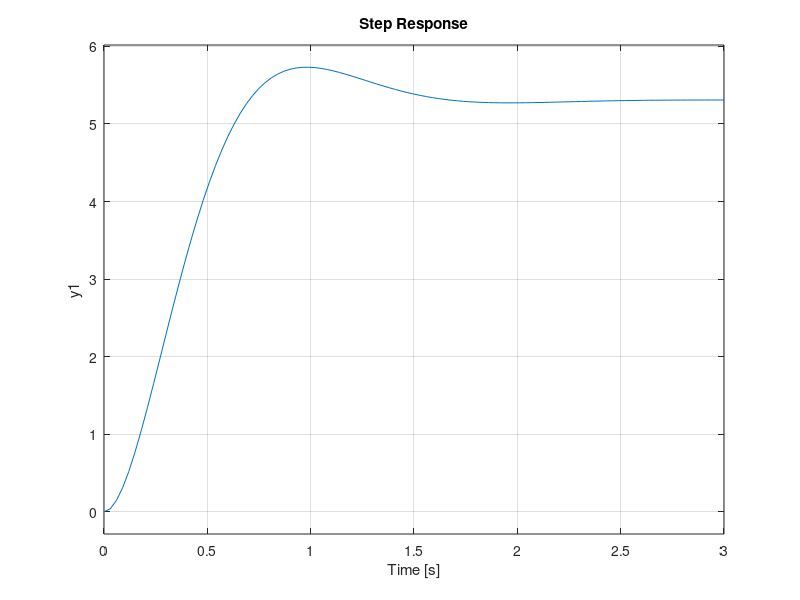

Recreate this plot in MATLAB. (Note: this script raises an error after producing the figure.)
close all; clc
s = tf('s');
%% FdT de la planta a lazo abierto %%

Gpol = tf(89.56, [1 5.145 16.88]);
step(Gpol);

%% Controller requeriments
% Overshoot <= 5% ; ts <= 3 seg
% Luego, calculo el polo de trabajo
mp = 0.05;
ts = 3;

zeta = sqrt((log(mp)^2)/(pi^2+log(mp)^2));  % zeta = 0.7448
wn = 5/(ts*zeta);
pt = -wn*zeta + 1i*wn*sqrt(1-zeta^2);

%% Calculo de PID
% Dado el polo de trabajo, graficamos el LdR de Gpol a lazo abierto
% Quereos diseñar un PID, por lo cual primero agregamos un integrador (polo
% en el origen). Luego, con la ayuda de la herramienta
% 'controlSystemDesigner' ubicamos un par de ceros complejos conjugados tal
% que Pt pertenezca al LdR.
% Por ultimo, ajusto la ganancia para cumplir con los requerimientos.

controlSystemDesigner('rlocus', Gpol);

Gpid = (5.9676+3.3481*s+0.5*s^2)/s;

Gol = Gpid*Gpol;
Gcl = feedback(Gol, 1);
step(Gcl);  
rlocus(Gol); sgrid



